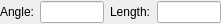
<?xml version="1.0" encoding="UTF-8"?>
<ui version="4.0">
 <class>Ui_LineRelAngleOptions</class>
 <widget class="QWidget" name="Ui_LineRelAngleOptions">
  <property name="geometry">
   <rect>
    <x>0</x>
    <y>0</y>
    <width>221</width>
    <height>24</height>
   </rect>
  </property>
  <property name="sizePolicy">
   <sizepolicy hsizetype="MinimumExpanding" vsizetype="Preferred">
    <horstretch>0</horstretch>
    <verstretch>0</verstretch>
   </sizepolicy>
  </property>
  <property name="minimumSize">
   <size>
    <width>200</width>
    <height>22</height>
   </size>
  </property>
  <property name="maximumSize">
   <size>
    <width>280</width>
    <height>32767</height>
   </size>
  </property>
  <property name="windowTitle">
   <string>Line Relative Angle Options</string>
  </property>
  <layout class="QHBoxLayout">
   <property name="leftMargin">
    <number>0</number>
   </property>
   <property name="topMargin">
    <number>1</number>
   </property>
   <property name="rightMargin">
    <number>0</number>
   </property>
   <property name="bottomMargin">
    <number>1</number>
   </property>
   <item>
    <widget class="QLabel" name="lAngle">
     <property name="sizePolicy">
      <sizepolicy hsizetype="Preferred" vsizetype="Fixed">
       <horstretch>0</horstretch>
       <verstretch>0</verstretch>
      </sizepolicy>
     </property>
     <property name="text">
      <string>Angle:</string>
     </property>
     <property name="wordWrap">
      <bool>false</bool>
     </property>
    </widget>
   </item>
   <item>
    <widget class="QLineEdit" name="leAngle">
     <property name="sizePolicy">
      <sizepolicy hsizetype="Preferred" vsizetype="Fixed">
       <horstretch>0</horstretch>
       <verstretch>0</verstretch>
      </sizepolicy>
     </property>
     <property name="toolTip">
      <string>Line angle</string>
     </property>
    </widget>
   </item>
   <item>
    <widget class="QLabel" name="lLength">
     <property name="sizePolicy">
      <sizepolicy hsizetype="Preferred" vsizetype="Fixed">
       <horstretch>0</horstretch>
       <verstretch>0</verstretch>
      </sizepolicy>
     </property>
     <property name="text">
      <string>Length:</string>
     </property>
     <property name="wordWrap">
      <bool>false</bool>
     </property>
    </widget>
   </item>
   <item>
    <widget class="QLineEdit" name="leLength">
     <property name="sizePolicy">
      <sizepolicy hsizetype="Preferred" vsizetype="Fixed">
       <horstretch>0</horstretch>
       <verstretch>0</verstretch>
      </sizepolicy>
     </property>
     <property name="toolTip">
      <string>Length of line</string>
     </property>
    </widget>
   </item>
   <item>
    <spacer name="horizontalSpacer">
     <property name="orientation">
      <enum>Qt::Horizontal</enum>
     </property>
     <property name="sizeHint" stdset="0">
      <size>
       <width>0</width>
       <height>20</height>
      </size>
     </property>
    </spacer>
   </item>
  </layout>
 </widget>
 <layoutdefault spacing="6" margin="11"/>
 <resources/>
 <connections/>
 <slots>
  <slot>onAngleChanged(QString)</slot>
  <slot>updateLength(QString)</slot>
 </slots>
</ui>
